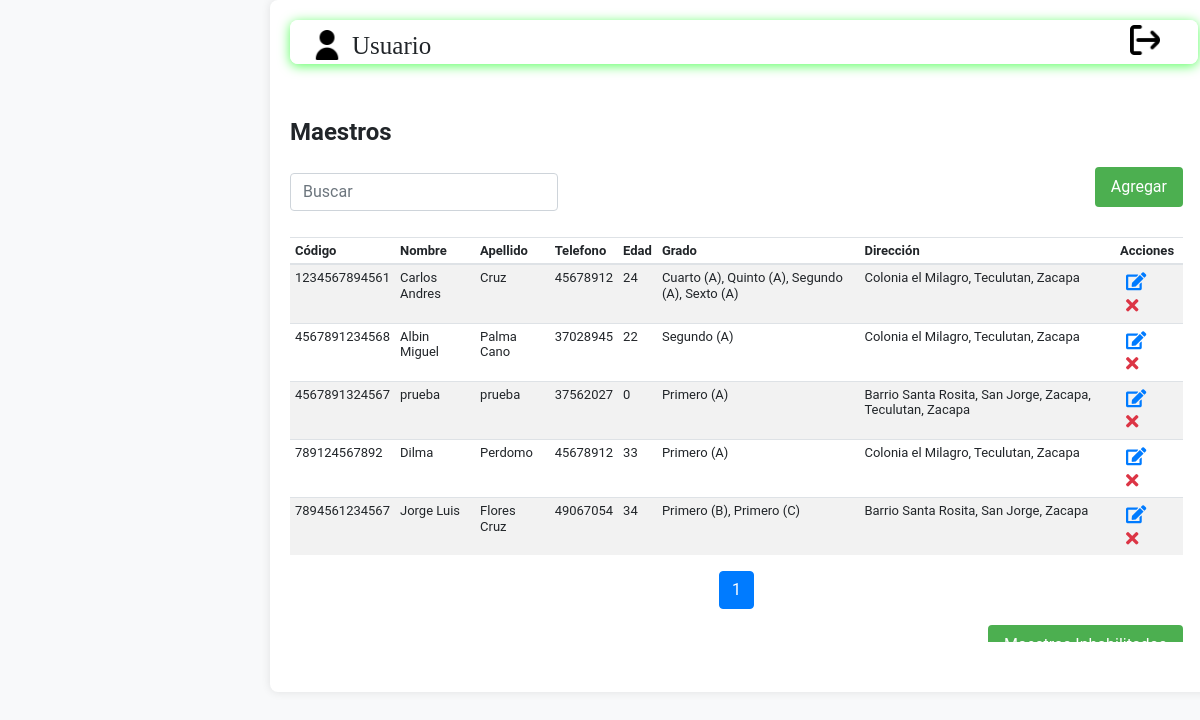
The page /SADE/maestro/Maestros.php on the database its author committed.
### tables this page shows
CREATE TABLE `tbl_profesores` (
  `codigo_profesor` varchar(15) NOT NULL,
  `nombre_profesor` varchar(100) NOT NULL,
  `apellido_profesor` varchar(100) NOT NULL,
  `telefono_profesor` varchar(10) NOT NULL,
  `fecha_nacimiento` date NOT NULL,
  `direccion` varchar(50) NOT NULL,
  `codigo_departamento` int(11) NOT NULL,
  `codigo_municipio` int(11) NOT NULL,
  `estado` int(11) NOT NULL DEFAULT 1
);

### SADE/acciones/mostrar_nombre_usuario.php (called while the page is built, shortened)
<?php
function obtenerNombreUsuario() {
    return isset($_SESSION['nombre_usuario']) ? $_SESSION['nombre_usuario'] : 'Usuario';
}
?>

### SADE/maestro/Maestros.php (the view, shortened to what this page needs)
<?php
include '../acciones/mostrar_nombre_usuario.php';
$filas_por_pagina = 10;
if (isset($_GET['pagina']) && is_numeric($_GET['pagina'])) {
    $pagina_actual = (int)$_GET['pagina'];
} else {
    $pagina_actual = 1;
}
$inicio = ($pagina_actual - 1) * $filas_por_pagina;
$consulta_total_filas = "SELECT COUNT(*) AS total_filas FROM tbl_profesores WHERE estado = 1";
$resultado_total_filas = mysqli_query($conn, $consulta_total_filas);
$total_filas = mysqli_fetch_assoc($resultado_total_filas)['total_filas'];
$total_paginas = ceil($total_filas / $filas_por_pagina);
$consulta = "
    SELECT
    ma.codigo_profesor,
    ma.nombre_profesor,
    ma.apellido_profesor,
    ma.telefono_profesor,
    TIMESTAMPDIFF(YEAR, ma.fecha_nacimiento, CURDATE()) AS edad,
    GROUP_CONCAT(DISTINCT CONCAT(g.descripcion, ' (', ci.seccion, ')') SEPARATOR ', ') AS grado,
    CONCAT(ma.direccion, ', ', mun.nombre_municipio, ', ', dep.nombre_departamento) AS direccion_completa
FROM
    tbl_profesores ma
LEFT JOIN
    tbl_ciclo ci ON ma.codigo_profesor = ci.codigo_profesor
LEFT JOIN
    tbl_grados g ON ci.codigo_grado = g.codigo_grado
LEFT JOIN
    tbl_departamentos dep ON ma.codigo_departamento = dep.codigo_departamento
LEFT JOIN
    tbl_municipios mun ON ma.codigo_municipio = mun.codigo_municipio
WHERE
    ma.estado = 1
GROUP BY
    ma.codigo_profesor
LIMIT $inicio, $filas_por_pagina
";
$resultado = mysqli_query($conn, $consulta);
$tabla = "
    <table class='table table-striped table-hover' style='width:100%'>
        <thead>
            <tr>
                <th>Código</th>
                <th>Nombre</th>
                <th>Apellido</th>
                <th>Telefono</th>
                <th>Edad</th>
                <th>Grado</th>
                <th>Dirección</th>
                <th>Acciones</th>
            </tr>
        </thead>
        <tbody>
";
while ($registro = mysqli_fetch_assoc($resultado)) {
    $tabla .= "
        <tr>
            <td>{$registro['codigo_profesor']}</td>
            <td>{$registro['nombre_profesor']}</td>
            <td>{$registro['apellido_profesor']}</td>
            <td>{$registro['telefono_profesor']}</td>
            <td>{$registro['edad']}</td>
            <td>{$registro['grado']}</td>
            <td>{$registro['direccion_completa']}</td>
            <td>
                <button class='btn-opcion text-primary'  title='Editar' onclick='window.location.href=\"verMaestro.php?id={$registro['codigo_profesor']}\"'><i class='fas fa-edit'></i></button>
                <button class='btn-opcion text-danger'  title='Baja' onclick='window.location.href=\"cambiar_estado.php?id={$registro['codigo_profesor']}\"'><i class='fas fa-times'></i></button>
            </td>
        </tr>
    ";
}
$tabla .= "</tbody></table>";
?>
<!DOCTYPE html>
<html lang="en">
<head>
    <link href="https://stackpath.bootstrapcdn.com/bootstrap/4.5.2/css/bootstrap.min.css" rel="stylesheet">
    <link rel="stylesheet" href="styles.css">
    <link href="https://cdnjs.cloudflare.com/ajax/libs/font-awesome/5.15.4/css/all.min.css" rel="stylesheet">
</head>
<body>
    <div class="content container-fluid">
        <div class="area">
            <fieldset class="complementArea">
                <div class="contenedor">
                    <div class="d-flex align-items-center">
                        <img class="imagen atimg1" src="../imagenes/usuario.png" alt="Usuario">
                        <label class="txalig ubicar" for=""><?php echo obtenerNombreUsuario(); ?></label>
                    <div>
                    <div class="d-flex align-items-center">
                        <button class="boton-salida bnt" onclick="window.location.href='../Login/index.php';">
                            <img class="imagen btsalir" src="../imagenes/salida.png" alt="Salida">
                        </button>
                    </div>
                </div>
            </fieldset>
        </div>
        <div class="area2">
            <br>
            <h1 class="tit">Maestros</h1>
            <div class="contenedor">
                <input class="form-control input-busqueda" type="text" placeholder="Buscar">
                <button class="btn-agregar" onclick="window.location.href='agregarMaestro.php';">Agregar</button>
            </div>
                <div class="table-container">
                    <?php echo $tabla; ?>
                </div>
                <nav aria-label="Page navigation example">
                    <ul class="pagination justify-content-center">
                        <?php for ($i = 1; $i <= $total_paginas; $i++) { ?>
                            <li class="page-item <?php if ($i == $pagina_actual) echo 'active'; ?>">
                                <a class="page-link" href="?pagina=<?php echo $i; ?>"><?php echo $i; ?></a>
                            </li>
                        <?php } ?>
                    </ul>
                </nav>
                <div class="contenedor">
                <button class="btn-agregar" onclick="window.location.href='Maestros_Inhabilitados.php';">Maestros Inhabilitados</button>
            </div>
            </div>
        </div>
</body>
</html>

### SADE/maestro/styles.css (style rules this page uses)
body { margin: 0; font-family: 'Console'; overflow: hidden; padding: 0; background-color: #f8f9fa; }
.content { flex-grow: 1; padding: 20px; overflow: hidden; margin: 20px auto; width: 79%; background-color: #fff; border-radius: 8px; box-shadow: 0 0 10px rgba(0, 0, 0, 0.1); margin-top: -0px; margin-left: 270px; }
fieldset { border: 2px solid rgba(255, 255, 255, 0.7); border-radius: 8px; padding: 20px; background-color: #ffffff; margin-bottom: 20px; box-shadow: 0 2px 12px #5bff61; box-sizing: border-box; position: relative; overflow: hidden; }
fieldset::before { content: ''; position: absolute; top: 2px; left: 2px; right: 2px; bottom: 2px; border: 2px solid rgba(255, 255, 255, 0.5); border-radius: 8px; z-index: -1; }
.imagen { height: 30px; width: 30px; margin-right: 10px; }
.complementArea { height: 25px; }
.area2 { height: 548px; overflow-y: auto; padding-right: 15px; font-family: 'Roboto', sans-serif; }
.contenedor { display: flex; justify-content: space-between; align-items: center; margin-bottom: 20px; }
.boton-salida { background: none; border: none; color: black; text-decoration: none; font-size: 25px; cursor: pointer; font-family: inherit; position: absolute; right: 20px; top: 20px; }
.area, .area2 { margin-bottom: 30px; }
.table-container { max-width: 100%; overflow-x: auto; font-size: 13px; line-height: 1.2; }
.table td, .table th { padding: 5px; }
.btn-agregar { display: inline-block; padding: 8px 16px; background-color: #4CAF50; color: white; border: none; cursor: pointer; border-radius: 4px; float: right; margin-bottom: 10px; }
.btn-opcion { background: none; border: none; cursor: pointer; font-size: 18px; color: #333; }
.tit { font-size: 24px; font-weight: bold; margin-bottom: 20px; }
.atimg1 { margin-top: -32%; }
.txalig { margin-top: -25%; font-size: 25px; }
.btsalir { margin-top: -120%; }
.input-busqueda { width: 30% !important; }

### SADE/maestro/Maestros.php (style rules this page uses)
.ubicar { margin-top: -15px; }
.atimg1 { margin-top: -25px; }

### rows shown on the page
tbl_profesores: codigo_profesor "1234567894561", nombre_profesor "Carlos Andres", apellido_profesor "Cruz", telefono_profesor "45678912", edad "24", grado "Cuarto (A), Quinto (A), Segundo (A), Sexto (A)", direccion_completa "Colonia el Milagro, Teculutan, Zacapa"
tbl_profesores: codigo_profesor "4567891234568", nombre_profesor "Albin Miguel", apellido_profesor "Palma Cano", telefono_profesor "37028945", edad "22", grado "Segundo (A)", direccion_completa "Colonia el Milagro, Teculutan, Zacapa"
tbl_profesores: codigo_profesor "4567891324567", nombre_profesor "prueba", apellido_profesor "prueba", telefono_profesor "37562027", edad "0", grado "Primero (A)", direccion_completa "Barrio Santa Rosita, San Jorge, Zacapa, Teculutan, Zacapa"
tbl_profesores: codigo_profesor "789124567892", nombre_profesor "Dilma", apellido_profesor "Perdomo", telefono_profesor "45678912", edad "33", grado "Primero (A)", direccion_completa "Colonia el Milagro, Teculutan, Zacapa"
tbl_profesores: codigo_profesor "7894561234567", nombre_profesor "Jorge Luis", apellido_profesor "Flores Cruz", telefono_profesor "49067054", edad "34", grado "Primero (B), Primero (C)", direccion_completa "Barrio Santa Rosita, San Jorge, Zacapa"

### other values the page prints
obtenerNombreUsuario() "Usuario"
